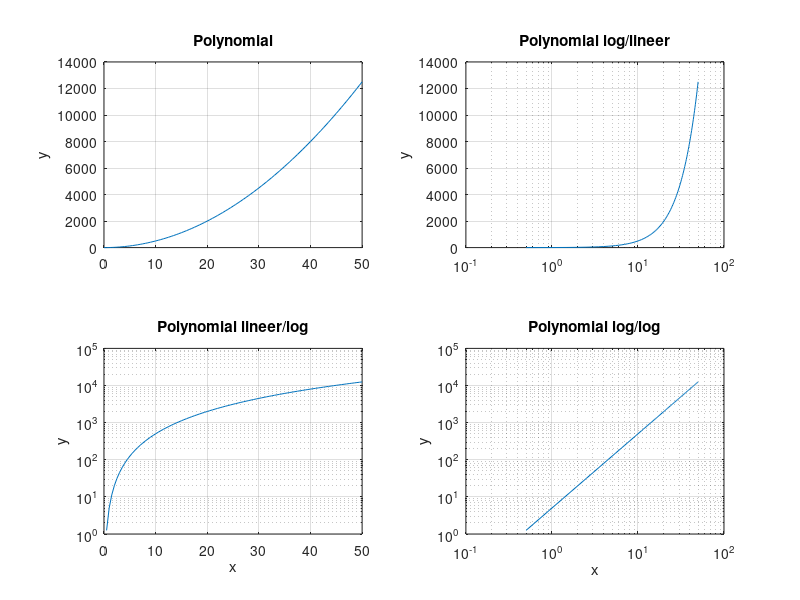

Here is the MATLAB script that generated this plot:
x=0:0.5:50;
y=5*x.^2;
subplot(2,2,1);
plot(x,y);
title("Polynomial");
ylabel("y");
grid;
subplot(2,2,2);
semilogx(x,y);
title("Polynomial log/lineer");
ylabel("y"); grid;
subplot(2,2,3);
semilogy(x,y);
title("Polynomial lineer/log");
xlabel("x"); ylabel("y"); grid;
subplot(2,2,4);
loglog(x,y);
title("Polynomial log/log");
xlabel("x"); ylabel("y"); grid;
